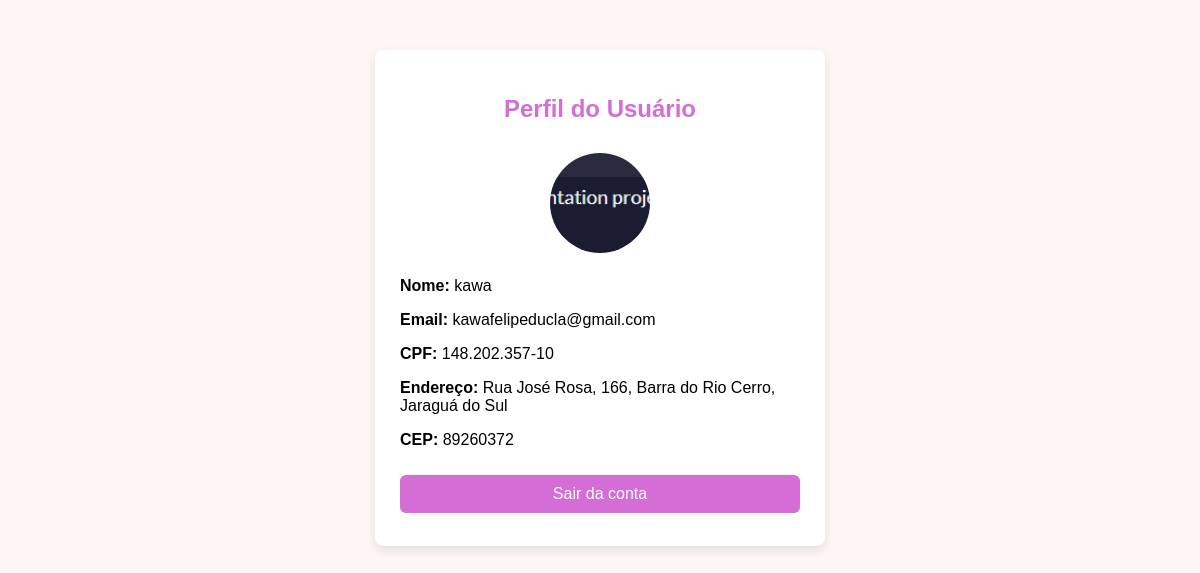
Page /perfil (signed in) on the earlier database version.
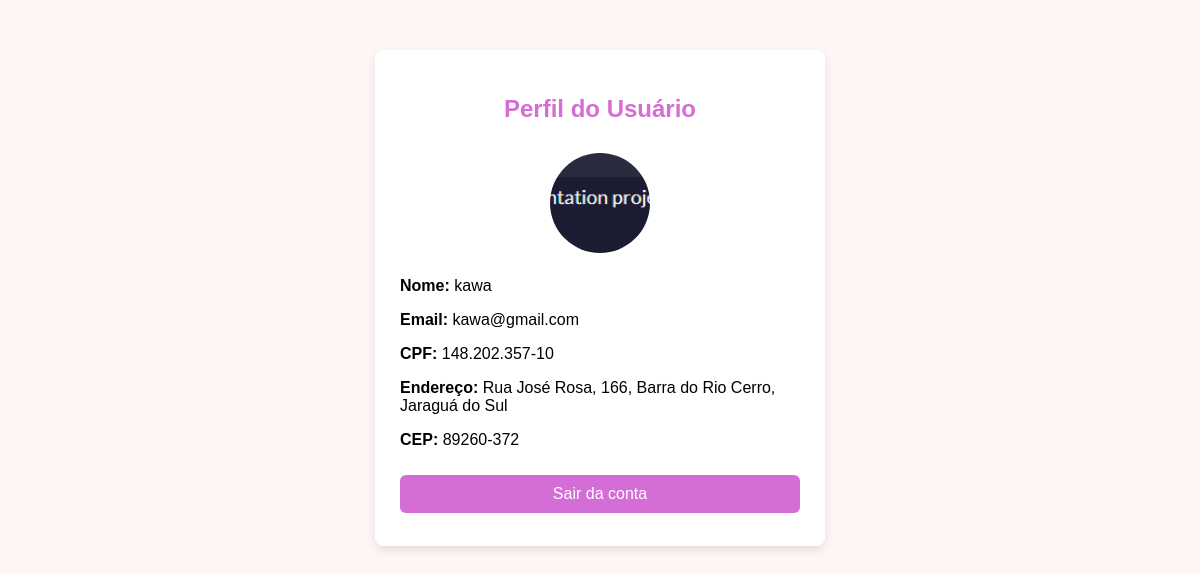
Same page on the later database version.
### app/models.py (models this page shows, shortened)
class Usuario(db.Model):
    id = db.Column(db.Integer, primary_key=True)
    nome = db.Column(db.String(100), nullable=False)
    email = db.Column(db.String(120), nullable=False, unique=True)
    senha_hash = db.Column(db.String(200), nullable=False)
    cpf = db.Column(db.String(14), nullable=True, unique=True)
    cep = db.Column(db.String(10), nullable=False)
    rua = db.Column(db.String(150), nullable=False)
    bairro = db.Column(db.String(100), nullable=True)
    cidade = db.Column(db.String(100), nullable=True)
    tipo_residencia = db.Column(db.String(20), nullable=False)  # 'casa' ou 'apartamento'
    numero = db.Column(db.String(20), nullable=False)  # número da casa ou bloco/apto
    complemento = db.Column(db.String(100), nullable=True)
    imagem = db.Column(db.String(100), nullable=True, default='default-avatar.png')

### app/view.py (the view)
@app.route('/perfil')
def perfil():
    if 'usuario_id' not in session:
        flash("Cadastre-se primeiro!", "warning")
        return redirect(url_for('cadastro'))
    usuario = Usuario.query.get(session['usuario_id'])
    return render_template('perfil.html', usuario=usuario)

### app/templates/perfil.html (shortened to what this page needs)
<!DOCTYPE html>
<html lang="pt-br">
<head>
    <link rel="stylesheet" href="{{ url_for('static', filename='css/cadastro.css') }}">
</head>
<body>
<div class="cadastro-container">
    <h2>Perfil do Usuário</h2>
    <div style="text-align:center; margin-bottom:20px;">
        <img src="{{ url_for('static', filename='img/usuarios/' + usuario.imagem) }}"
             alt="Avatar" class="preview-img" style="width:100px; height:100px;">
    </div>
    <p><strong>Nome:</strong> {{ usuario.nome }}</p>
    <p><strong>Email:</strong> {{ usuario.email }}</p>
    <p><strong>CPF:</strong> {{ usuario.cpf if usuario.cpf else 'Não informado' }}</p>
    <p><strong>Endereço:</strong> {{ usuario.rua }}, {{ usuario.numero }}, {{ usuario.bairro }}, {{ usuario.cidade }}</p>
    <p><strong>CEP:</strong> {{ usuario.cep }}</p>
    <button onclick="confirmLogout()">Sair da conta</button>
</div>
</body>
</html>

### app/static/css/cadastro.css (style rules this page uses)
body { font-family: Arial, sans-serif; background-color: #fef5f5; }
.cadastro-container { width: 400px; margin: 50px auto; padding: 25px; background-color: white; box-shadow: 0 4px 10px rgba(0,0,0,0.1); border-radius: 8px; }
.cadastro-container h2 { text-align: center; color: #d46ed6; margin-bottom: 20px; }
.cadastro-container input, .cadastro-container select, .cadastro-container button { width: 100%; padding: 10px; margin: 8px 0; border-radius: 6px; border: 1px solid #ccc; box-sizing: border-box; }
.cadastro-container button { background-color: #d46ed6; color: white; border: none; cursor: pointer; font-size: 16px; margin-top: 10px; }
.preview-img { width: 80px; height: 80px; border-radius: 50%; object-fit: cover; margin-top: 10px; }

Differences in the rows shown:
changed Usuario "kawa": email "kawafelipeducla@gmail.com" → "kawa@gmail.com"; cep "89260372" → "89260-372"
